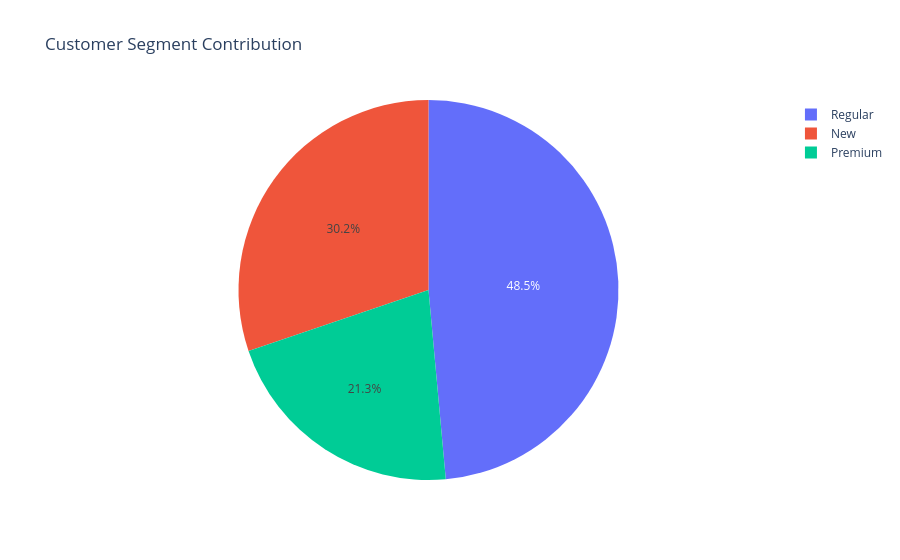

Source (notebook cell):
### Code cell
fig = px.pie(
    values=segment_sales.values,
    names=segment_sales.index,
    title='Customer Segment Contribution'
)

fig.show()

### Figure 1 — Plotly figure (JSON) as saved in the notebook; plotly's stock layout.template omitted (floating-point values rounded to 4 significant figures)
{"data": [{"domain": {"x": [0, 1], "y": [0, 1]}, "hovertemplate": "label=%{label}<br>value=%{value}<extra></extra>", "labels": ["Regular", "New", "Premium"], "legendgroup": "", "name": "", "showlegend": true, "type": "pie", "values": [200500000.0, 124700000.0, 87760000.0]}], "layout": {"legend": {"tracegroupgap": 0}, "title": {"text": "Customer Segment Contribution"}}}
